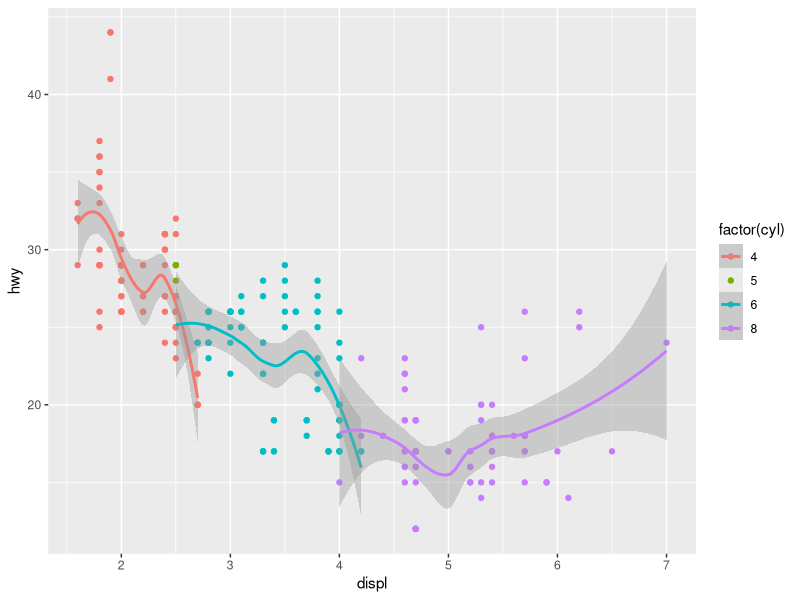
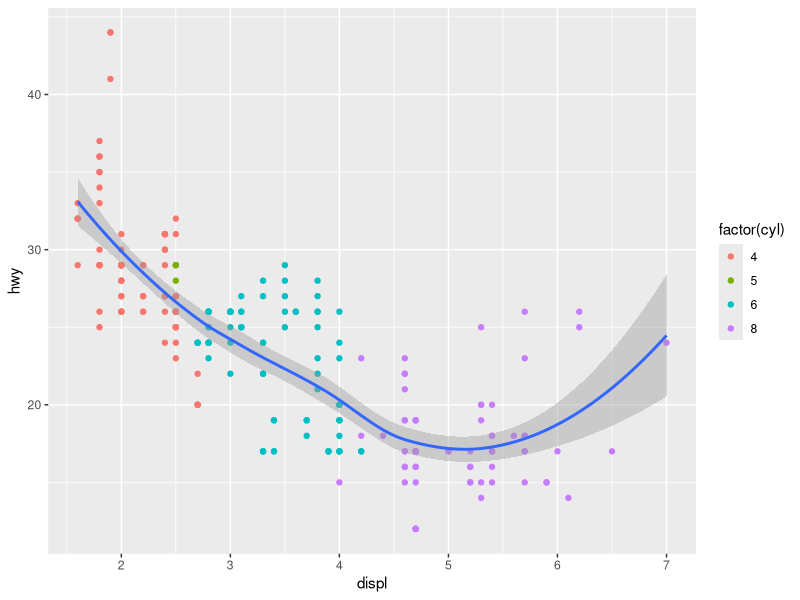
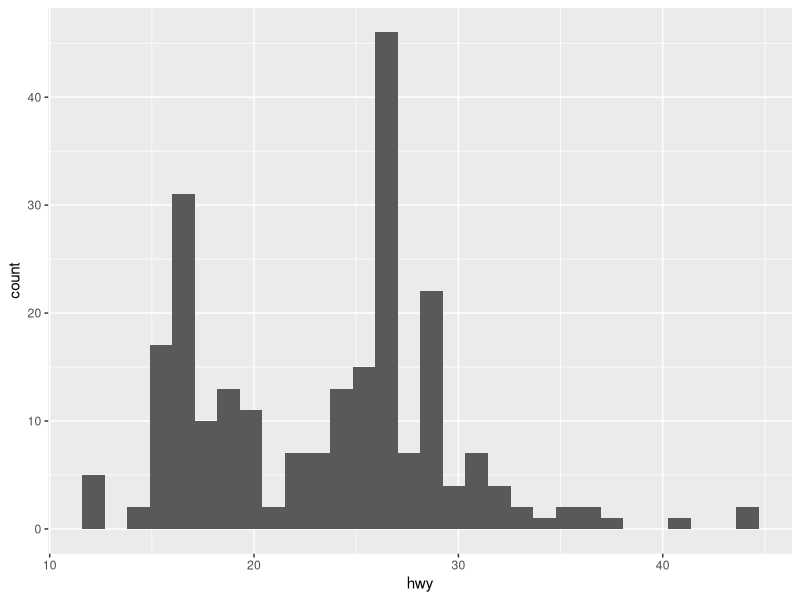
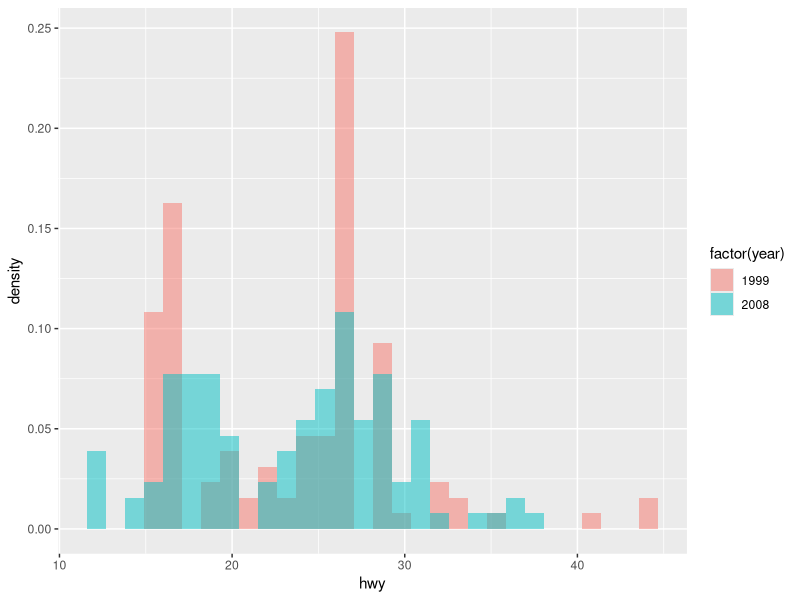
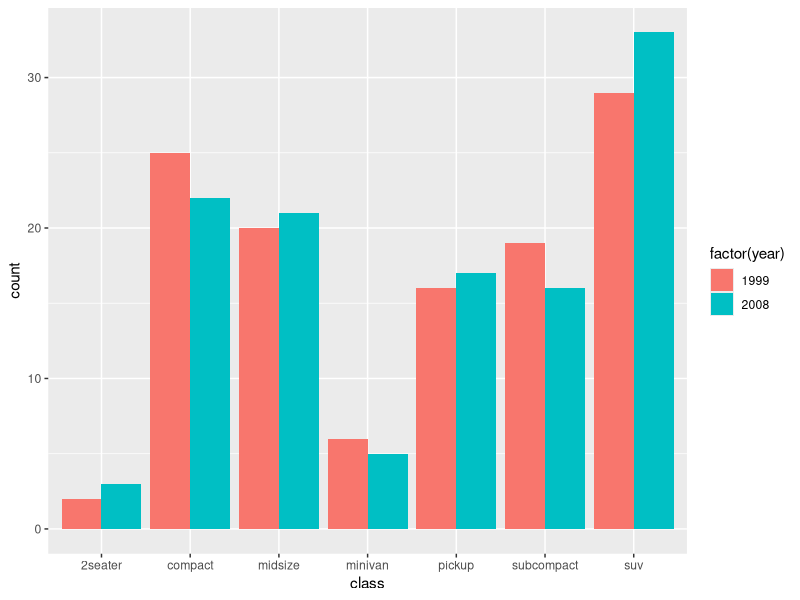
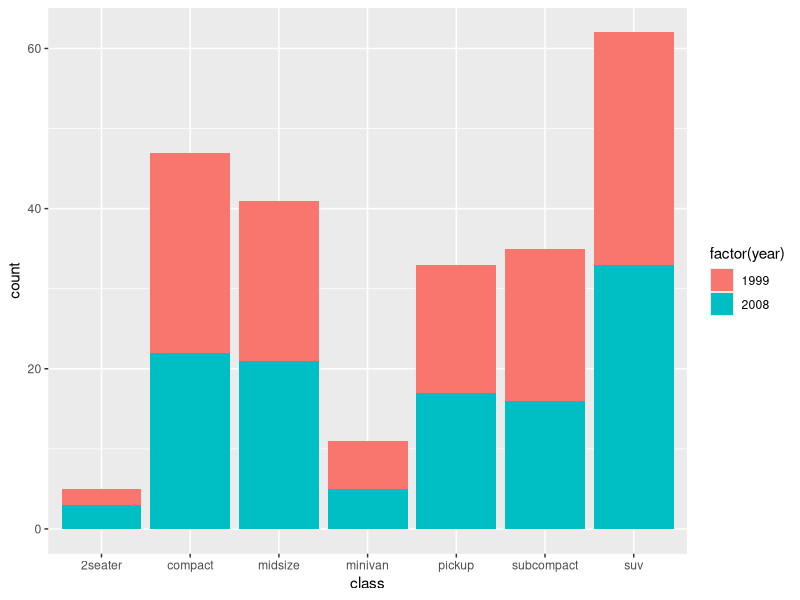
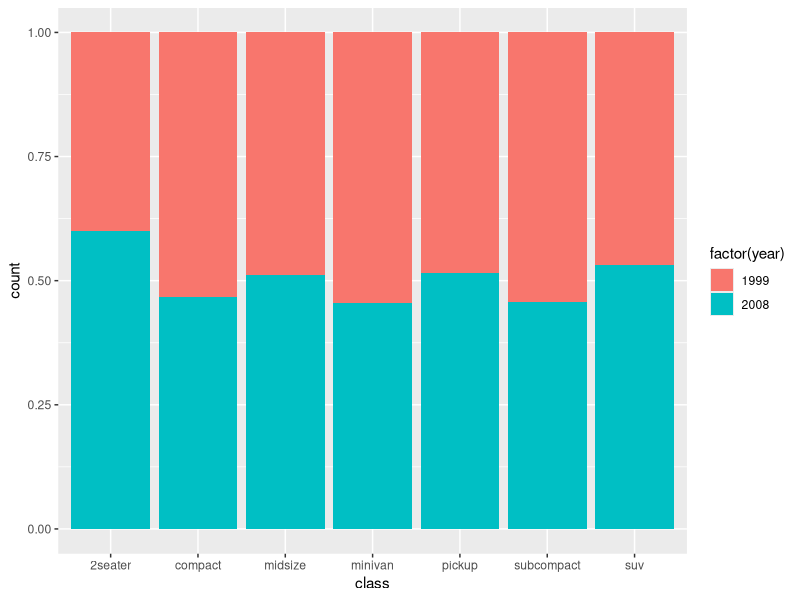
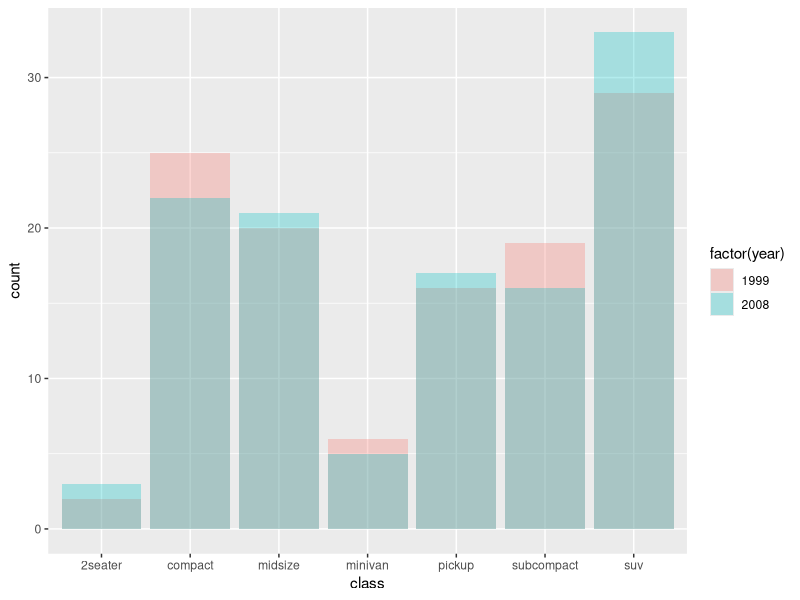

Here is the R script that generated these plots, in order: (Note: this script raises an error after producing the figures.)
# 图层（Layer）：一个图层好比是一张玻璃纸，
# 包含有各种图形元素，你可以分别建立图层然后叠放在一起，组合成图形的最终效果。
# 图层可以允许用户一步步的构建图形，方便单独对图层进行修改、增加统计量、甚至改动数据。
# 标度（Scale）：标度是一种函数，它控制了数学空间到图形元素空间的映射。
# 一组连续数据可以映射到X轴坐标，也可以映射到一组连续的渐变色彩。
# 一组分类数据可以映射成为不同的形状，也可以映射成为不同的大小。
# 坐标系统（Coordinate）：坐标系统控制了图形的坐标轴并影响所有图形元素，
# 最常用的是直角坐标轴，坐标轴可以进行变换以满足不同的需要，如对数坐标。
# 其它可选的还有极坐标轴。
# 位面（Facet）：很多时候需要将数据按某种方法分组，分别进行绘图。
# 位面就是控制分组绘图的方法和排列形式。
library(ggplot2)
data(mpg)
# 下面用ggplot2包内带的汽车测试数据（mpg）来举个例子，
# 用到的三个变量分别是发动机容量(displ)、高速公路上的每加仑行驶里数(hwy)、
# 汽缸数目(cyl)。首先加载ggplot2包，然后用ggplot定义第一层即数据来源。
# 其中aes参数非常关键，它将displ映射到X轴，将hwy映射到Y轴，
# 将cyl变为分类数据后映射为不同的颜色。
# 然后使用+号添加了两个新的图层，第二层是加上了散点，第三层是加上了loess平滑曲线。
p <- ggplot(data=mpg,aes(x=displ,y=hwy,colour=factor(cyl)))
p + geom_point() + geom_smooth()

# 上图是对几种不同汽缸的数据分别平滑，如果需要对整体数据进行平滑，
# 可将colour参数设置在散点图层内而非第一层，
# 这样第三层的平滑图形就不会受到colour参数的影响。
p <- ggplot(data=mpg,aes(x=displ,y=hwy))
p + geom_point(aes(colour=factor(cyl))) + geom_smooth()

# ggplot2使用图层将各种图形元素逐步添加组合，
# 从而形成最终结果。第一层必须是原始数据层，其中data参数控制数据来源，
# 注意数据形式只能是数据框格式。aes参数控制了对哪些变量进行图形映射，
# 以及映射方式，aes是Aesthetic的缩写。
# 下面绘制一个直方图作为示例。数据集仍采取mpg，
# 对hwy变量绘制直方图。首先加载了扩展包，
# 然后用ggplot函数建立了第一层，hwy数据映射到X轴上；
# 使用+号增加了第二层，即直方图对象层。
# 此时p被视为一种层对象，使用summary函数可得到关于它的更多信息，
# print(p)命令即可进行绘图。
p <- ggplot(data = mpg,aes(x = hwy))
p <- p + geom_histogram()
summary(p)
plot(p)

# p对象含有两层，第一层数据层描述了变量和映射方式，
# 第二层是直方图对象（geom_histogram），geom表示几何对象，
# 它是ggplot中重要的图层控制对象，因为它负责图形渲染的类型。
# geom_histogram是图形渲染类型的一种，其它类型可参见官网。
# 每个geom对象都需要有数据输入，数据可以从第一层中自动读取，
# 也可以在aes参数中直接设置。而且每个geom还默认搭配某种统计变换（stat），
# geom_histogram的默认统计变换是stat_bin。它负责对数据进行分组计数。

# 将数据按照year这个变量划分为两组，用不同的颜色绘制直方图，
# 而且用频率而非计数来刻画Y轴，并添加密度曲线。
p <- ggplot(mpg,aes(hwy))
p + geom_histogram(position = 'identity',
                   alpha=0.5,
                   aes(y = ..density..,
                       fill = factor(year))) 
  stat_density(geom = 'line',
               position = 'identity',
               aes(colour = factor(year)))
#如果想将两个直方图分开绘制，也可以使用facet_grid参数
  
# 位置调整（Position adjustments）是针对同一图层内元素的位置进行微调的方法。
# 它包括五种设置，分别是stack、dodge、fill、identity、jitter。
# 我们用条形图来展示其用法，仍使用mpg数据集，其中用到的变量是class，
# 即生产汽车的类型，以及year生产年份。
# 下面的条形图是将各类型的汽车数量进行汇集，并以年份作为分组变量。
# 首先载入扩展包，然后用频数表对数据进行大致的了解，最后绘制了四种条形图。

library(ggplot2)
with(mpg,table(class,year))
p <- ggplot(data=mpg,aes(x=class,fill=factor(year)))
p + geom_bar(position='dodge')
p + geom_bar(position='stack')
p + geom_bar(position='fill')
p + geom_bar(position='identity',alpha=0.3)

# 可以看到dodge方式是将不同年份的数据并列放置；
# stack方式是将不同年份数据推叠放置，这也是geom_bar的默认处理方式；
# fill方式和stack类似，但Y轴不再是计数，而是以百分比显示；
# identity方式是不做任何改变直接显示出来，所以需要设置透明度才能看得清楚。


# geom_bar是绘制条状几何对象，所以也可以用不经汇集的原始数据进行绘图。
# 下面我们用2001到2010年间的美国GDP增长率举个例子。
y=c(1.1,1.8,2.5,3.6,3.1,2.7,1.9,-0.1,-3.5,3.0)
x=2001:2010
data=data.frame(x,y)
p=ggplot(data,aes(x,y,fill=y))
p+geom_bar(stat="identity")+ 
  geom_abline(intercept = 0, slope = 0,size=1,colour='gray')+
  geom_text(aes(label=y),hjust=0.5, vjust=-0.5 )+
  scale_y_continuous(limits=c(-3.8,4.2))+
  labs(x='年份', y='GDP增长率%')+
  opts(title = "美国GDP增长率")

#色彩和形状控制
# 数据特征不仅可以用坐标来表示，也可以用不同的色彩或形状来表示。
# 仍以mpg数据集为例，所用到的变量有cty（城市中行驶距离）,
# hwy（高速路行驶距离）,displ（排量大小）,year（生产年份）
library(ggplot2)
p <- ggplot(mpg, aes(cty, hwy))
p1 <- p + geom_point(aes(colour = factor(year),shape = factor(year), size = displ), alpha = 0.6, position = 'jitter')
print(p1)

# 将1999年生产车型用红色圆形表示，2008年用兰色三角形表示，
# 排量用图形的大小表示，并且设置了透明度和jitter以避免样本点之间的重叠。
# 可观察到2008年生产的大排量车型较多，从而油耗较高，单位油耗行驶距离较短。


#坐标控制
# 右上角数据点较为稀疏，这种情况下可用对数变换。
# 为了演示ggplot2对图形坐标的控制，我们对X轴和Y轴均进行对数变换，
# 然后对X轴的坐标显示加以限制，只显示X轴数据的均值，以及一倍标准差的坐标。

cty.mean=with(mpg,mean(cty))
cty.sd=with(mpg,sd(cty))
p1 + scale_x_continuous(trans='log',breaks=c(cty.mean-cty.sd,cty.mean,cty.mean+cty.sd), labels=c("high", "mean", "low")) + 
  scale_y_continuous(trans='log')

#文字说明
#利用geom_text函数可添加文字说明以增强图形的可读性
p <- ggplot(mtcars, aes(x=wt, y=mpg,colour=factor(cyl),label=rownames(mtcars)))
p + geom_text(hjust=0,vjust=-1,alpha=0.8)+ geom_point(size=3,aes(shape=factor(cyl)))

#矩阵散点图
#ggplot2包中也提供了矩阵散点图函数
plotmatrix(USArrests)+geom_smooth()

str(mpg)